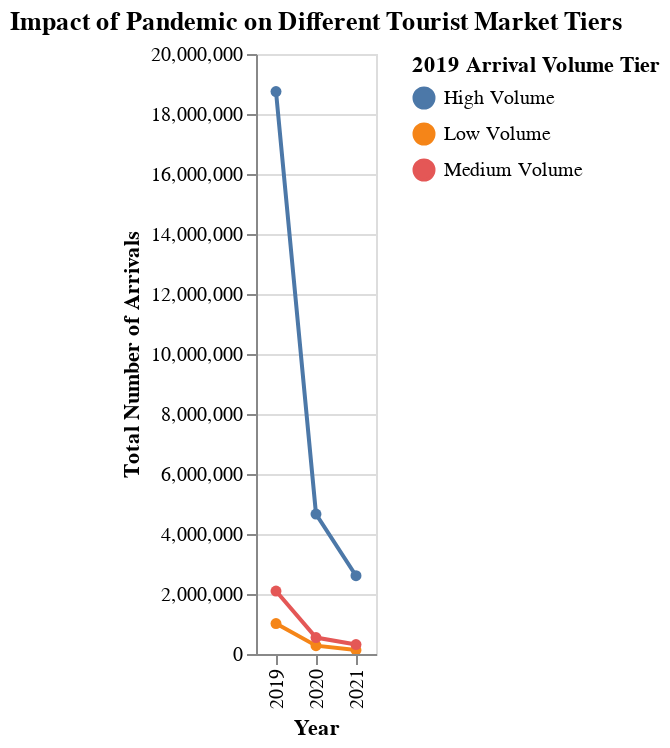

The notebook cell saved with this chart:
### Code cell
cohort_chart = alt.Chart(cohort_performance).mark_line(point=True).encode(
    x=alt.X('Year:O', title='Year'),
    y=alt.Y('Arrivals', title='Total Number of Arrivals'),
    color=alt.Color('Arrivals Tier 2019', title='2019 Arrival Volume Tier'),
    tooltip=['Year', 'Arrivals Tier 2019', 'Arrivals']
).properties(
    title='Impact of Pandemic on Different Tourist Market Tiers'
).interactive()

cohort_chart.save('cohort_performance_chart.html')
cohort_chart

### Figure 1 — Vega-Lite specification as saved in the notebook (floating-point values rounded to 4 significant figures)
{"config": {"view": {"continuousWidth": 300, "continuousHeight": 300}}, "data": {"name": "data-5dc93ccf6bfc1b5c56d3ec5d9568350e"}, "mark": {"type": "line", "point": true}, "encoding": {"color": {"field": "Arrivals Tier 2019", "title": "2019 Arrival Volume Tier", "type": "nominal"}, "tooltip": [{"field": "Year", "type": "quantitative"}, {"field": "Arrivals Tier 2019", "type": "nominal"}, {"field": "Arrivals", "type": "quantitative"}], "x": {"field": "Year", "title": "Year", "type": "ordinal"}, "y": {"field": "Arrivals", "title": "Total Number of Arrivals", "type": "quantitative"}}, "params": [{"name": "param_1", "select": {"type": "interval", "encodings": ["x", "y"]}, "bind": "scales"}], "title": "Impact of Pandemic on Different Tourist Market Tiers", "$schema": "https://vega.github.io/schema/vega-lite/v5.20.1.json", "datasets": {"data-5dc93ccf6bfc1b5c56d3ec5d9568350e": [{"Arrivals Tier 2019": "High Volume", "Year": 2019, "Arrivals": 18750000.0}, {"Arrivals Tier 2019": "High Volume", "Year": 2020, "Arrivals": 4665000.0}, {"Arrivals Tier 2019": "High Volume", "Year": 2021, "Arrivals": 2609000.0}, {"Arrivals Tier 2019": "Low Volume", "Year": 2019, "Arrivals": 1016000.0}, {"Arrivals Tier 2019": "Low Volume", "Year": 2020, "Arrivals": 277600.0}, {"Arrivals Tier 2019": "Low Volume", "Year": 2021, "Arrivals": 129900.0}, {"Arrivals Tier 2019": "Medium Volume", "Year": 2019, "Arrivals": 2098000.0}, {"Arrivals Tier 2019": "Medium Volume", "Year": 2020, "Arrivals": 547100.0}, {"Arrivals Tier 2019": "Medium Volume", "Year": 2021, "Arrivals": 315100.0}]}}
